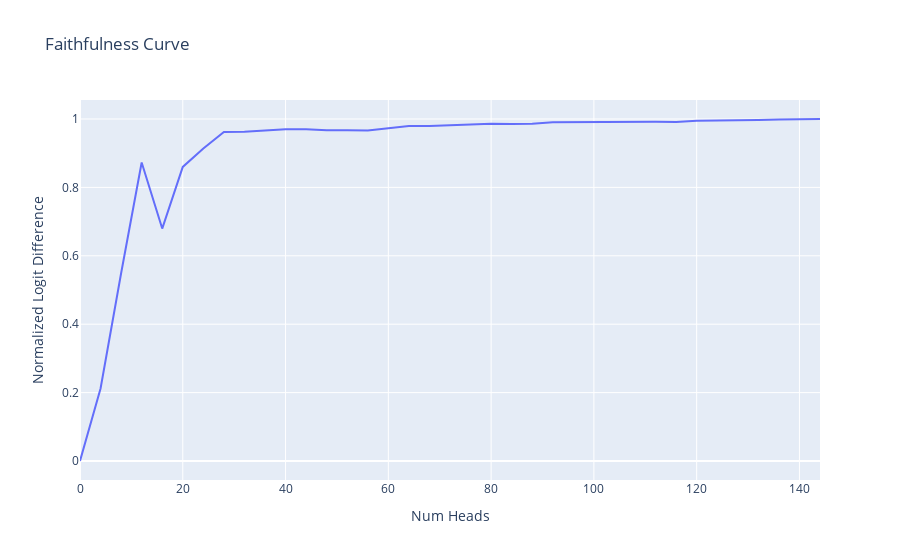
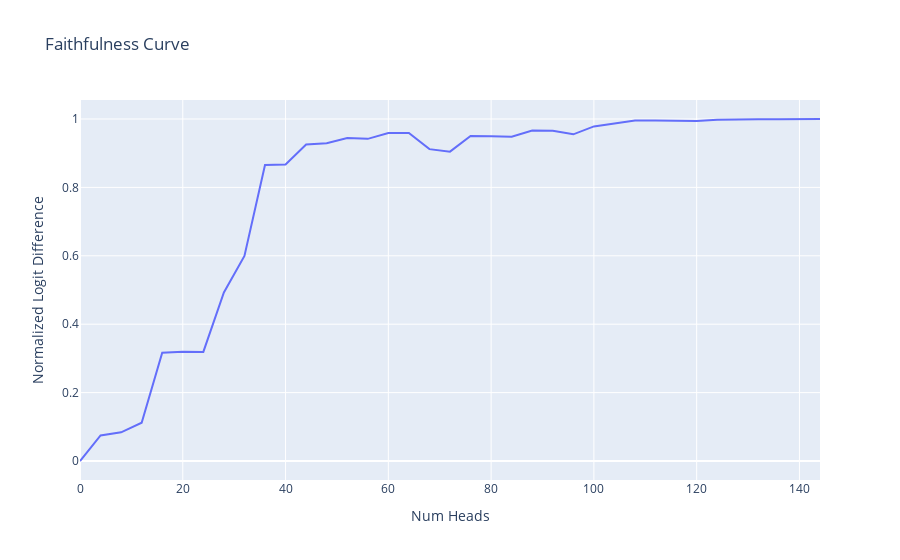

The cell these charts' notebook holds for them, in order:
### Code cell
# a = task_eval.get_attn_head_freqs_over_dataset(N=N, return_freqs=True)

# %%
ground = task_eval.get_faithfulness_curve_over_data(N=20, attn_head_freq_n=10, faithfulness_intervals=30, rand=False, ioi_ground=True, task='ioi')
base = task_eval.get_faithfulness_curve_over_data(N=20, attn_head_freq_n=10, faithfulness_intervals=30, rand=False, ioi_ground=False, task='ioi')

radd = []
for _ in trange(20):
    radd.append(task_eval.get_faithfulness_curve_over_data(N=20, attn_head_freq_n=10, faithfulness_intervals=30, rand=True, ioi_ground=False, visualize=False))


# %%
big_rad = {}
for rad in radd:
    for k, v in rad.items():
        if k not in big_rad:
            big_rad[k] = 0
        big_rad[k] += v

for k in big_rad:
    big_rad[k] /= 20

rad = big_rad

# %%
plt.plot([float(k) for k in ground.keys()], ground.values(), label="Ground Truth")
plt.plot([float(k) for k in rad.keys()], base.values(), label="Circuit Discovery")
plt.plot([float(k) for k in base.keys()], rad.values(), label="Random")
plt.legend()
plt.grid(True)
plt.grid(color='gray', linestyle='--', linewidth=0.2)
plt.title("IOI Faithfulness (Mean Ablation)")
ax = plt.gca()
ax.spines['top'].set_visible(False)
ax.spines['right'].set_visible(False)
plt.margins(0)
plt.ylabel("Normalized KL")
plt.xlabel("# Heads")
# ax.spines['left'].set_visible(False)
# ax.spines['bottom'].set_visible(False)
plt.show()

### Figure 1 — Plotly figure (JSON) as saved in the notebook; plotly's stock layout.template omitted (floating-point values rounded to 4 significant figures)
{"data": [{"hovertemplate": "Num Heads=%{x}<br>Normalized Logit Difference=%{y}<extra></extra>", "legendgroup": "", "line": {"color": "#636efa", "dash": "solid"}, "marker": {"symbol": "circle"}, "mode": "lines", "name": "", "orientation": "v", "showlegend": false, "type": "scatter", "x": [0, 4, 8, 12, 16, 20, 24, 28, 32, 36, 40, 44, 48, 52, 56, 60, 64, 68, 72, 76, 80, 84, 88, 92, 96, 100, 104, 108, 112, 116, 120, 124, 128, 132, 136, 140, 144], "xaxis": "x", "y": [0, 0.2119, 0.549, 0.8727, 0.6796, 0.86, 0.9136, 0.9623, 0.9628, 0.9672, 0.9698, 0.9698, 0.967, 0.9669, 0.9662, 0.9729, 0.9797, 0.9798, 0.9814, 0.9828, 0.9865, 0.9852, 0.9863, 0.9904, 0.991, 0.9914, 0.9912, 0.9917, 0.9919, 0.9915, 0.9949, 0.9957, 0.9954, 0.9972, 0.9982, 0.9993, 1], "yaxis": "y"}], "layout": {"legend": {"tracegroupgap": 0}, "title": {"text": "Faithfulness Curve"}, "xaxis": {"anchor": "y", "domain": [0, 1], "title": {"text": "Num Heads"}}, "yaxis": {"anchor": "x", "domain": [0, 1], "title": {"text": "Normalized Logit Difference"}}}}

### Figure 2 — Plotly figure (JSON) as saved in the notebook; plotly's stock layout.template omitted (floating-point values rounded to 4 significant figures)
{"data": [{"hovertemplate": "Num Heads=%{x}<br>Normalized Logit Difference=%{y}<extra></extra>", "legendgroup": "", "line": {"color": "#636efa", "dash": "solid"}, "marker": {"symbol": "circle"}, "mode": "lines", "name": "", "orientation": "v", "showlegend": false, "type": "scatter", "x": [0, 4, 8, 12, 16, 20, 24, 28, 32, 36, 40, 44, 48, 52, 56, 60, 64, 68, 72, 76, 80, 84, 88, 92, 96, 100, 104, 108, 112, 116, 120, 124, 128, 132, 136, 140, 144], "xaxis": "x", "y": [0, 0.07476, 0.08382, 0.1119, 0.3169, 0.3197, 0.319, 0.4926, 0.5997, 0.8657, 0.8672, 0.9254, 0.929, 0.9442, 0.942, 0.9591, 0.9593, 0.9118, 0.9046, 0.9501, 0.9492, 0.9481, 0.966, 0.9657, 0.9552, 0.9783, 0.9866, 0.9958, 0.9954, 0.9955, 0.9942, 0.9976, 0.999, 0.9991, 0.999, 0.9994, 1], "yaxis": "y"}], "layout": {"legend": {"tracegroupgap": 0}, "title": {"text": "Faithfulness Curve"}, "xaxis": {"anchor": "y", "domain": [0, 1], "title": {"text": "Num Heads"}}, "yaxis": {"anchor": "x", "domain": [0, 1], "title": {"text": "Normalized Logit Difference"}}}}
